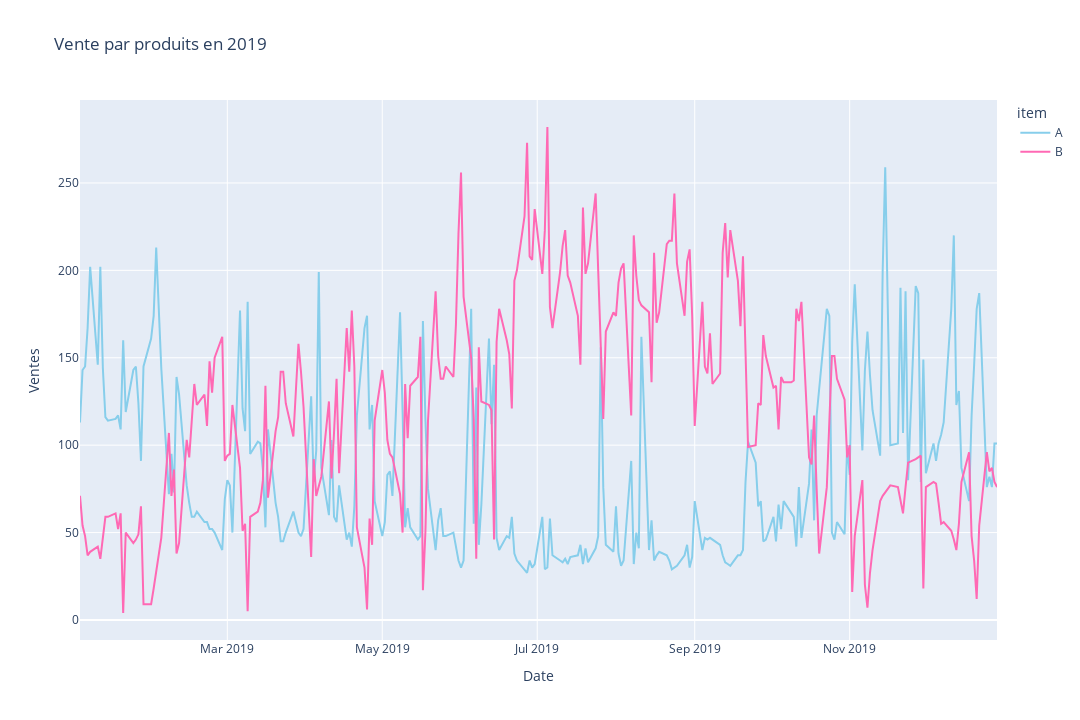

The code cell stored with this chart in its notebook:
### Code cell
plot_product_sales(dataframe=sales, x='date', y="sales", title="Vente par produits en 2019", x_title="Date", y_title="Ventes")

### Figure 1 — Plotly figure (JSON) as saved in the notebook; plotly's stock layout.template omitted (floating-point values rounded to 4 significant figures; data arrays with more than 128 entries replaced by an {"elided": "..."} marker saying what was removed)
{"data": [{"hovertemplate": "item=A<br>date=%{x}<br>sales=%{y}<extra></extra>", "legendgroup": "A", "line": {"color": "skyblue", "dash": "solid", "shape": "linear"}, "marker": {"symbol": "circle"}, "mode": "lines", "name": "A", "orientation": "v", "showlegend": true, "type": "scatter", "x": {"elided": "260 str values"}, "xaxis": "x", "y": {"elided": "260 int values"}, "yaxis": "y"}, {"hovertemplate": "item=B<br>date=%{x}<br>sales=%{y}<extra></extra>", "legendgroup": "B", "line": {"color": "hotpink", "dash": "solid", "shape": "linear"}, "marker": {"symbol": "circle"}, "mode": "lines", "name": "B", "orientation": "v", "showlegend": true, "type": "scatter", "x": {"elided": "260 str values"}, "xaxis": "x", "y": {"elided": "260 int values"}, "yaxis": "y"}], "layout": {"height": 720, "legend": {"title": {"text": "item"}, "tracegroupgap": 0}, "title": {"text": "Vente par produits en 2019"}, "width": 1080, "xaxis": {"anchor": "y", "autorange": true, "domain": [0, 1], "range": ["2019-01-02", "2019-12-29"], "showspikes": true, "title": {"text": "Date"}, "type": "date"}, "yaxis": {"anchor": "x", "autorange": true, "domain": [0, 1], "range": [-11.44, 297.4], "showspikes": true, "title": {"text": "Ventes"}, "type": "linear"}}}
